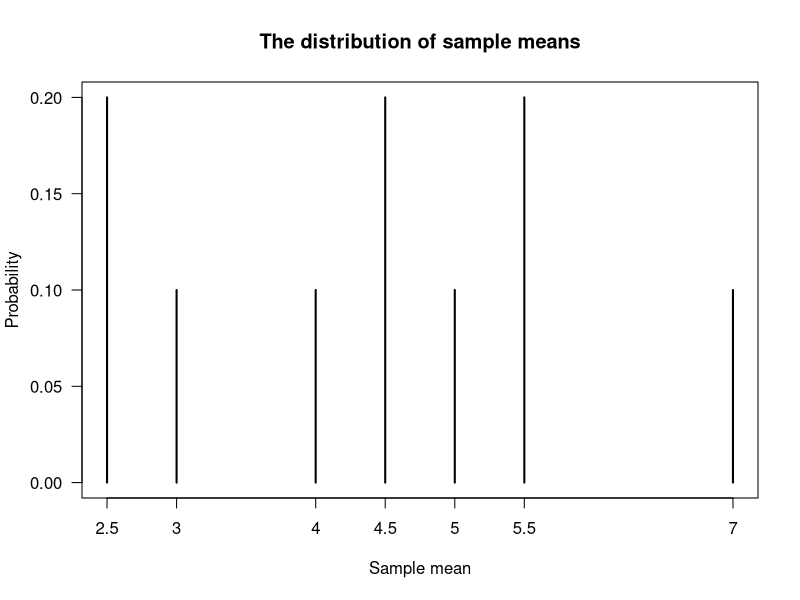
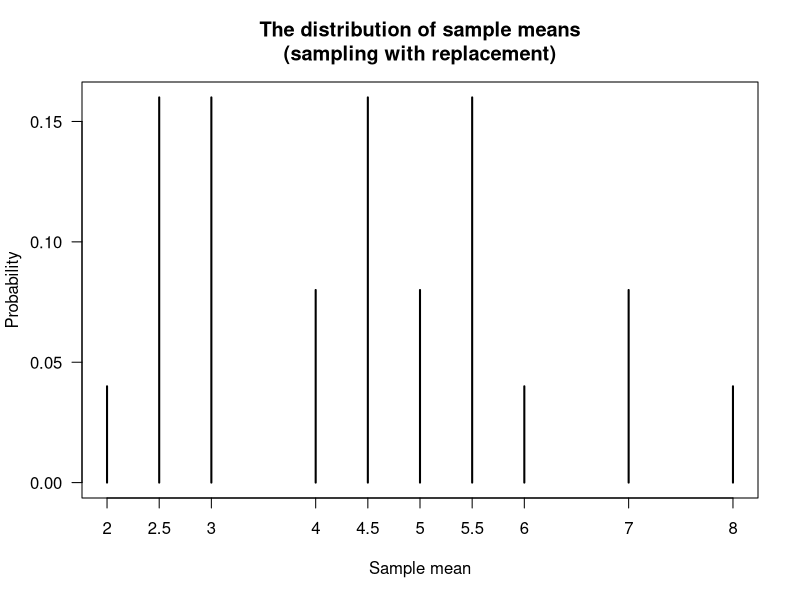
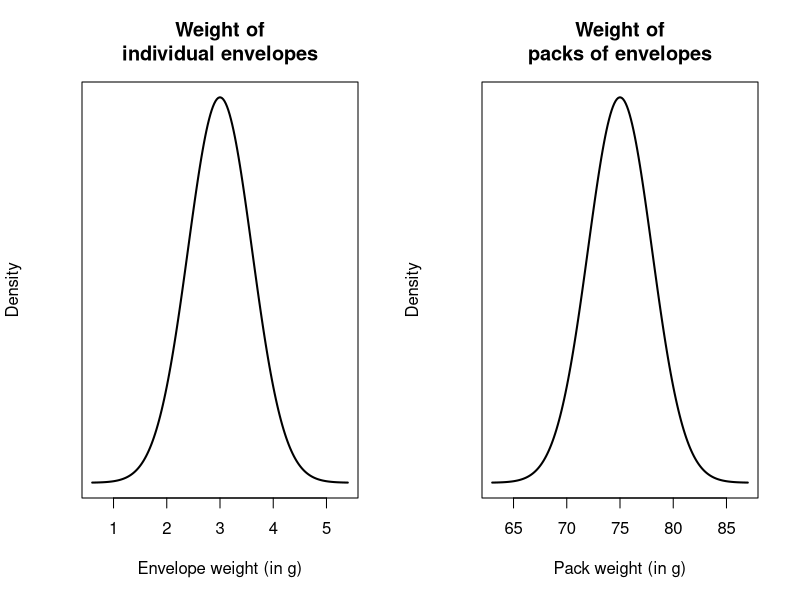

Here is the R script that generated these plots, in order: (Note: this script raises an error after producing the figures.)
## ---- chunk 1
Population <- c(2, 3, 3, 6, 8)
mean(Population)
## ---- chunk 2
n <- length(Population)
var(Population) * (n - 1) / n
## ---- chunk 3
### All possible combinations of 2 elements:
AllSamples <- combn(Population,
                    m = 2)
AllSamples

### Mean of each possible sample:
MeanAllSamples <- colMeans(AllSamples)
MeanAllSamples
## ---- chunk 4
cbind( t(AllSamples), 
       "Sample mean" = MeanAllSamples,
       "Probability" = 1/10)
## ---- chunk 5
prop.table(table(MeanAllSamples))

plot( prop.table(table(MeanAllSamples)),
      las = 1,
      xlab = "Sample mean",
      ylab = "Probability",
      main = "The distribution of sample means")
## ---- chunk 6
mean(MeanAllSamples)
## ---- chunk 7
n <- length(MeanAllSamples)
var(MeanAllSamples) * (n - 1) / n
## ---- chunk 8
AllSamplesWithReplacement <- expand.grid(Population, Population)
names(AllSamplesWithReplacement) <- c("First", 
                                      "Second")
MeanAllSamplesWithReplacement <- rowMeans(AllSamplesWithReplacement)

cbind(AllSamplesWithReplacement,
      "Sample mean" = MeanAllSamplesWithReplacement, 
      "Probability" = 1/25)
## ---- chunk 9
prop.table(table(MeanAllSamplesWithReplacement))

plot( prop.table(table(MeanAllSamplesWithReplacement)),
      las = 1,
      xlab = "Sample mean",
      ylab = "Probability",
      main = "The distribution of sample means\n(sampling with replacement)")
## ---- chunk 10
mean(MeanAllSamplesWithReplacement)
n <- length(MeanAllSamplesWithReplacement)
var(MeanAllSamplesWithReplacement) * (n - 1) / n

## ---- chunk 11
2 * ( pnorm( -1.667 ) )

## ---- chunk 12
par( mfrow = c(1, 2))

x <- seq(3 - 4 * 0.6,
         3 + 4 * 0.6,
         length = 200)
y <- dnorm(x,
           mean = 3,
           sd = 0.6)
plot( y ~ x,
      type = "l",
      lwd = 2,
      las = 1,
      axes = FALSE,
      main = "Weight of\nindividual envelopes",
      xlab = "Envelope weight (in g)",
      ylab = "Density")
axis(side = 1)
box()


x <- seq(75 - 4 * 3,
         75 + 4 * 3,
         length = 200)
y <- dnorm(x,
           mean = 75,
           sd = 3)
plot( y ~ x,
      type = "l",
      lwd = 2,
      las = 1,
      axes = FALSE,
      main = "Weight of\npacks of envelopes",
      xlab = "Pack weight (in g)",
      ylab = "Density")
axis(side = 1)
box()
shadeNormal(x, y,
            lo = 70,
            hi = 80)
## ---- chunk 13
z <- qnorm(0.95)
z

n <- (z * 12 / 5) ^ 2
n
## ---- chunk 14
pnorm( -1.78 )
## ---- chunk 15
1 - pchisq(18, df = 9)
pchisq(18, df = 9, lower.tail = FALSE)   # Alternatively
## ---- chunk 16
par( mfrow = c(1, 3))

xx <- seq(-4, 4,
          length = 100)

plot( x = xx,
      y = dt(xx, df = 2),
      ylim = c(0, 0.4),
      lwd = 2,
      type = "l",
      axes = FALSE,
      xlab = expression(italic(x)),
      ylab = "Density",
      las = 1,
      main = expression( paste("The"~italic(t)*"-distribution: df"==2)))
axis(side = 1)
lines( x = xx,
       y = dnorm(x = xx),
       lwd = 2,
       lty = 2,
       col = plotColour1)

plot( x = xx,
      y = dt(xx, df = 7),
      lwd = 2,
      type = "l",
      axes = FALSE,
      xlab = expression(italic(x)),
      ylab = "Density",
      las = 1,
      main = expression( paste("The"~italic(t)*"-distribution: df"==7)))
axis(side = 1)
lines( x = xx,
       y = dnorm(x = xx),
       lwd = 2,
       lty = 2,
       col = plotColour1)

plot( x = xx,
      y = dt(xx, df = 30),
      lwd = 2,
      type = "l",
      axes = FALSE,
      xlab = expression(italic(x)),
      ylab = "Density",
      las = 1,
      main = expression( paste("The"~italic(t)*"-distribution: df"==30)))
axis(side = 1)
lines( x = xx,
       y = dnorm(x = xx),
       lwd = 2,
       lty = 2,
       col = plotColour1)
## ---- chunk 17
pt(-0.645, df = 4)
## ---- chunk 18
par( mfrow = c(1, 3))

xx <- seq(0.01, 4,
          length = 100)

plot( x = xx,
      y = df(xx, df1 = 1, df = 4),
#      ylim = c(0, 0.4),
      lwd = 2,
      type = "l",
      xlab = expression(italic(x)),
      ylab = "Density",
      las = 1,
      main = expression( paste("The"~italic(F)*"-distribution: df"==1*", "*4)))


plot( x = xx,
      y = df(xx, df1 = 6, df2 = 1),
      lwd = 2,
      type = "l",
      xlab = expression(italic(x)),
      ylab = "Density",
      las = 1,
      main = expression( paste("The"~italic(F)*"-distribution: df"==6*", "*1)))


plot( x = xx,
      y = df(xx, df1 = 30, df2 = 5),
      lwd = 2,
      type = "l",
      xlab = expression(italic(x)),
      ylab = "Density",
      las = 1,
      main = expression( paste("The"~italic(F)*"-distribution: df"==30*", "*5)))
## ---- chunk 19
pf(1, 
   df1 = 2, 
   df2 = 10)
qf(0.99, 
   df1 = 2, 
   df2 = 10)
## ---- chunk 20
1 - pnorm(1.6)
